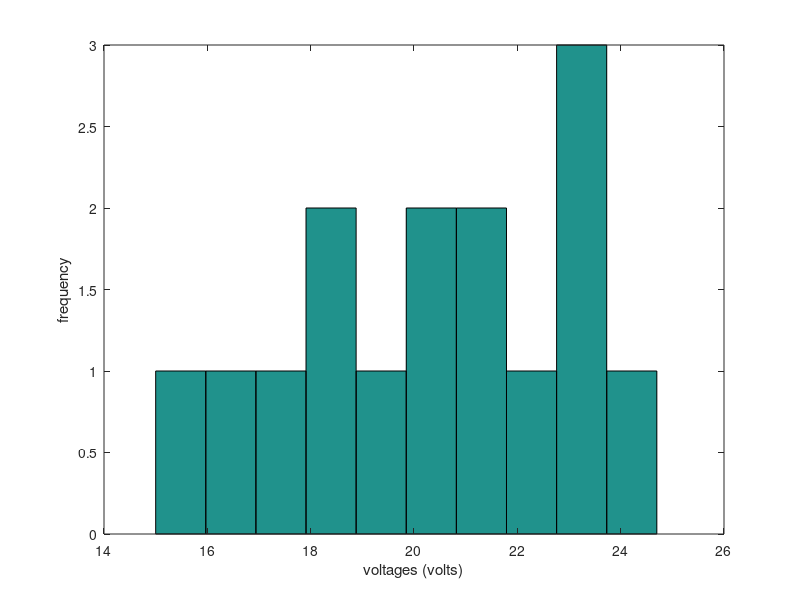

Reproduce this figure in MATLAB.
% Jacob Gampa
% CMPSC 497 HW #1

voltages = [21.2, 19.5, 20.1, 18.3, 17.7, 15.0, 21.9, 24.7, 23.1, 20.2, 16.3, 22.8, 18.4, 23.5, 21.1];

minimum = min(voltages)
maximum = max(voltages)
average = mean(voltages)
deviation = std(voltages)
med = median(voltages)
aboveAvg = length(find(voltages > average))
valAbove = voltages(find(voltages > average))
% plot(voltages)
% title("voltages (volts)")
% xlabel("times")
% ylabel("voltages (volts)")
hist(voltages)
xlabel("voltages (volts)")
ylabel("frequency")
sorted = sort(voltages)
fprintf("Sorted Values = %.7f volts\n", sort(voltages));
fprintf("Values above average = %.7f volts\n", voltages(find(voltages > average)));
